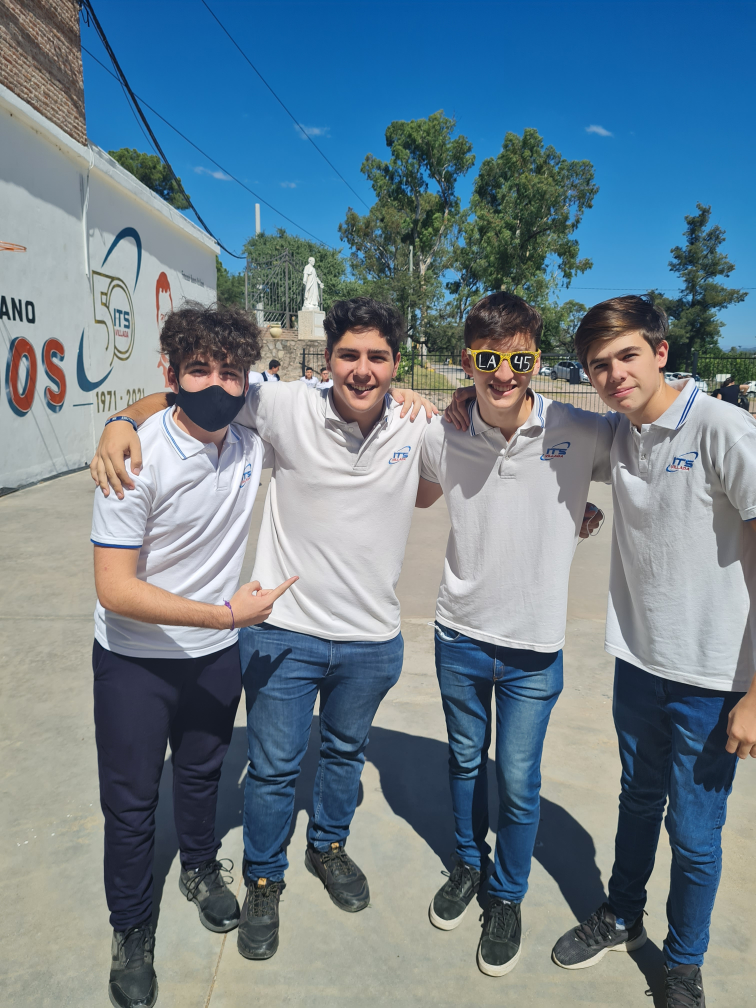
#> input picture src/pibes_1.jpg, 3024 x 4032 px (shown at 1/4 size)
$ python Face_detection.py
#> lines starting #> are read from the running program, lines starting #| are printed output that depends on the picture; after the words box and inside, x2 and y2 are one past the last pixel; in counts of white or black regions, pixels touching at a corner belong together
import cv2 as cv

# Carga la HAAR CASCADE de un rostro
face_cascade = cv.CascadeClassifier("haarcascade_frontalface_default.xml")

# Define las imagenes a inspeccionar
img1 = cv.imread("src/pibes_1.jpg")
#> img1 is the input picture: shape (4032, 3024, 3); mean B, G, R 141, 129.1, 110.1
img2 = cv.imread("src/pibes_2.jpg")
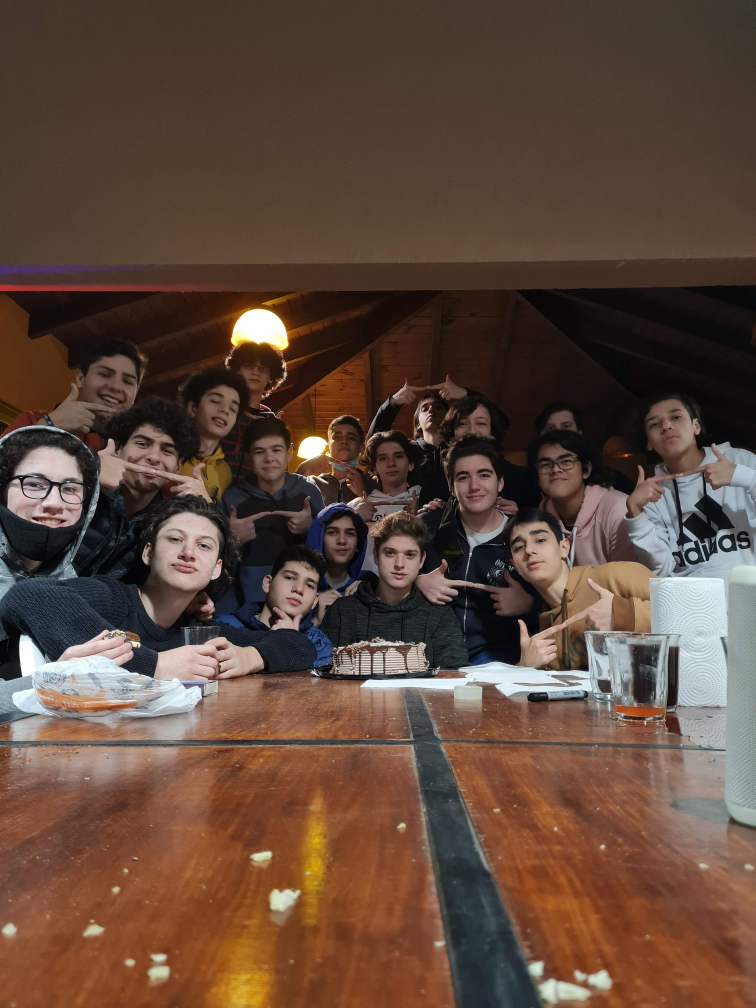
#> input picture src/pibes_2.jpg, 3024 x 4032 px (shown at 1/4 size)
#> img2 is the input picture: shape (4032, 3024, 3); mean B, G, R 59, 72, 95.2

# Tamaño de la imagen final
down_width = 756
down_height = 1008
down_points = (down_width, down_height)

# Achicamos las imagenes ya que sino no entra en la pantalla por su resolucion tan alta
resized_down_img1 = cv.resize(img1, down_points, interpolation=cv.INTER_LINEAR)
resized_down_img2 = cv.resize(img2, down_points, interpolation=cv.INTER_LINEAR)
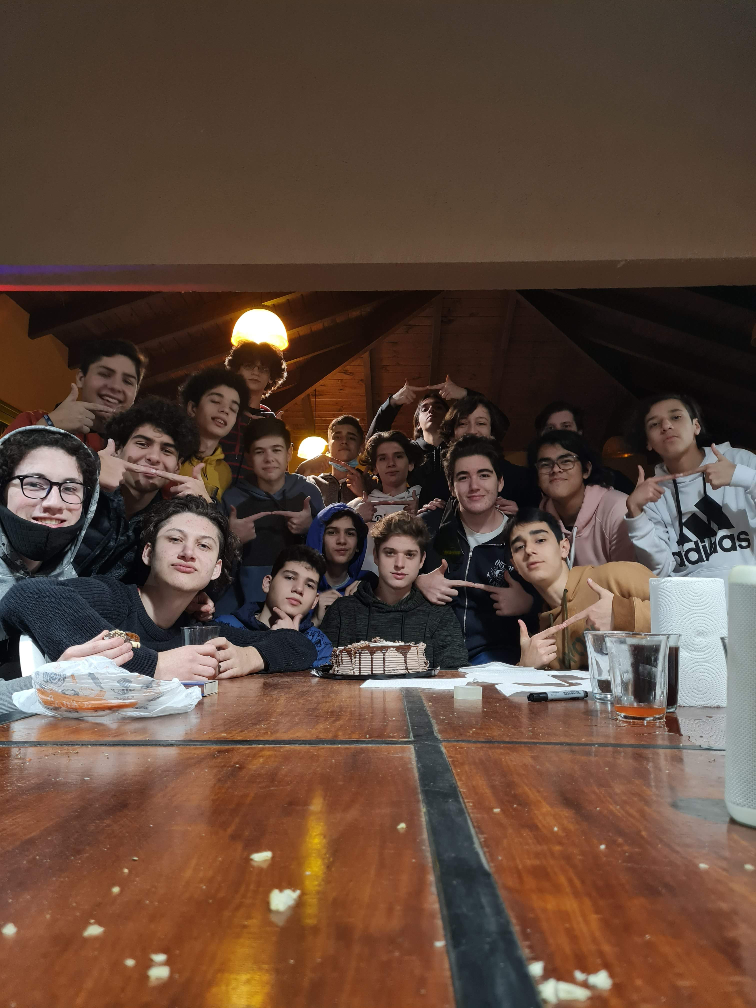
#> resized_down_img2: shape (1008, 756, 3); mean B, G, R 59.1, 72.1, 95.3

# Aplicamos un filtro de escala de grises para mejorar la efectividad
imgGray1 = cv.cvtColor(resized_down_img1, cv.COLOR_BGR2GRAY)
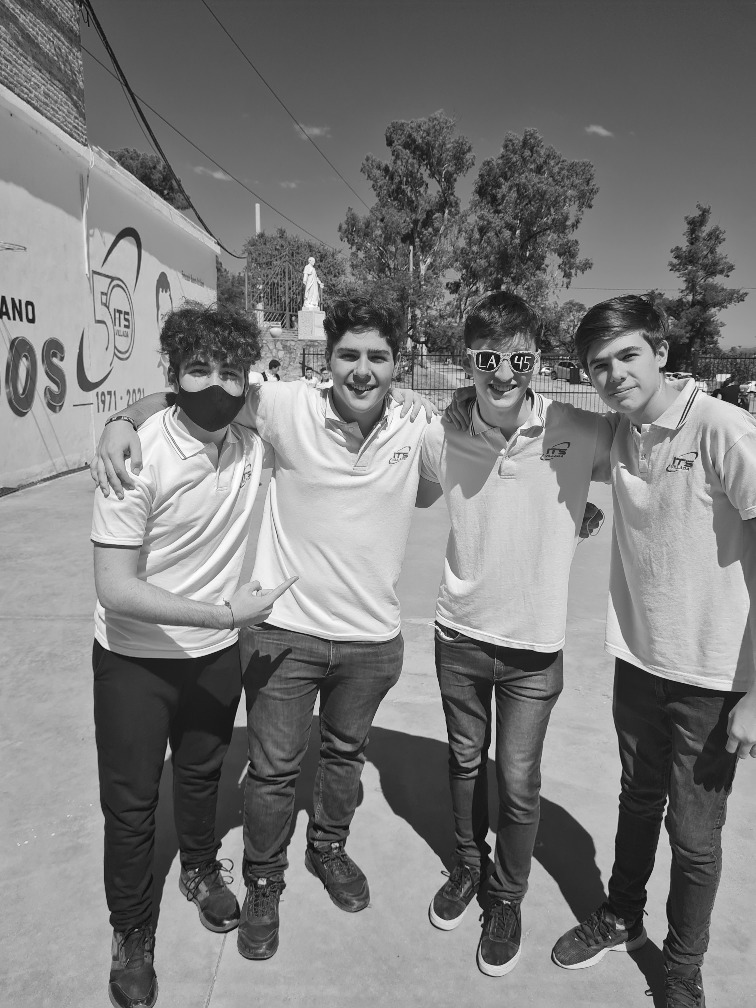
#> imgGray1: shape (1008, 756); min 9, max 255, mean 124.9
imgGray2 = cv.cvtColor(resized_down_img2, cv.COLOR_BGR2GRAY)
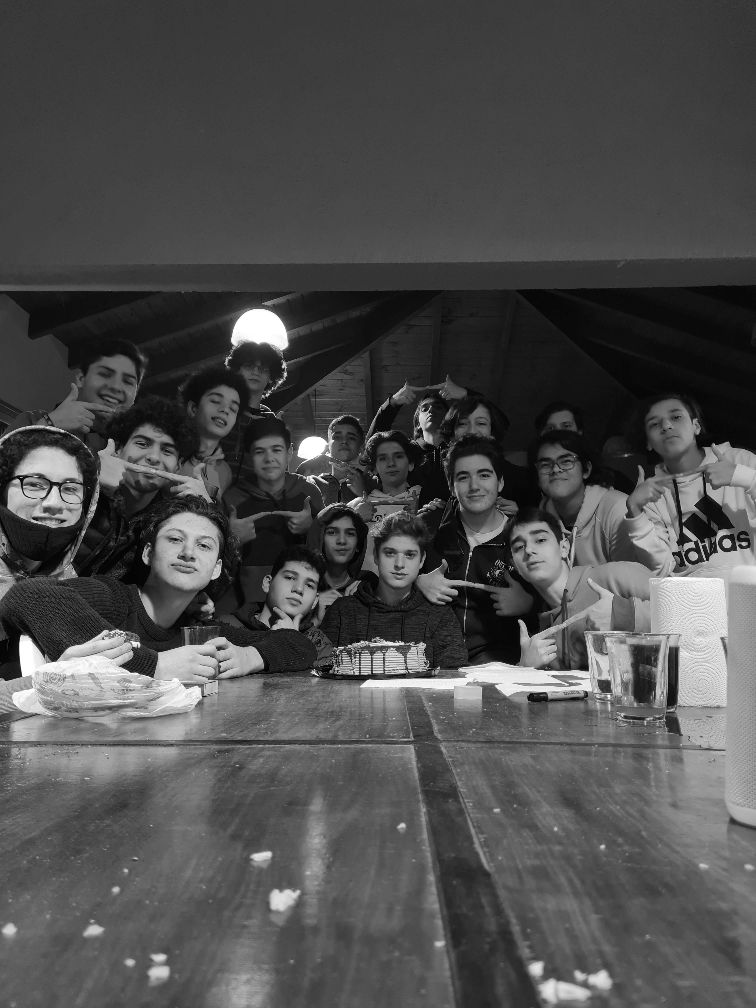
#> imgGray2: shape (1008, 756); min 0, max 255, mean 77.5

# Devuelve un rectangulo con coordenadas alrededor de los rostros detectados
faces1 = face_cascade.detectMultiScale(imgGray1, 1.1, 4)
#> faces1 = [[254, 700, 57, 57], [322, 325, 81, 81], [573, 326, 85, 85]]
faces2 = face_cascade.detectMultiScale(imgGray2, 1.1, 4)
#> faces2 = 15 rows, first 6: [370, 441, 43, 43], [319, 515, 46, 46], [245, 430, 51, 51], [372, 532, 56, 56], [196, 381, 53, 53], [638, 397, 58, 58]

# Dibuja los rectangulos arriba mencionados
for (x, y, w, h) in faces1:
    cv.rectangle(resized_down_img1, (x, y), (x + w, y + h), (255, 0, 0), 2)
#> this loop made 3 passes
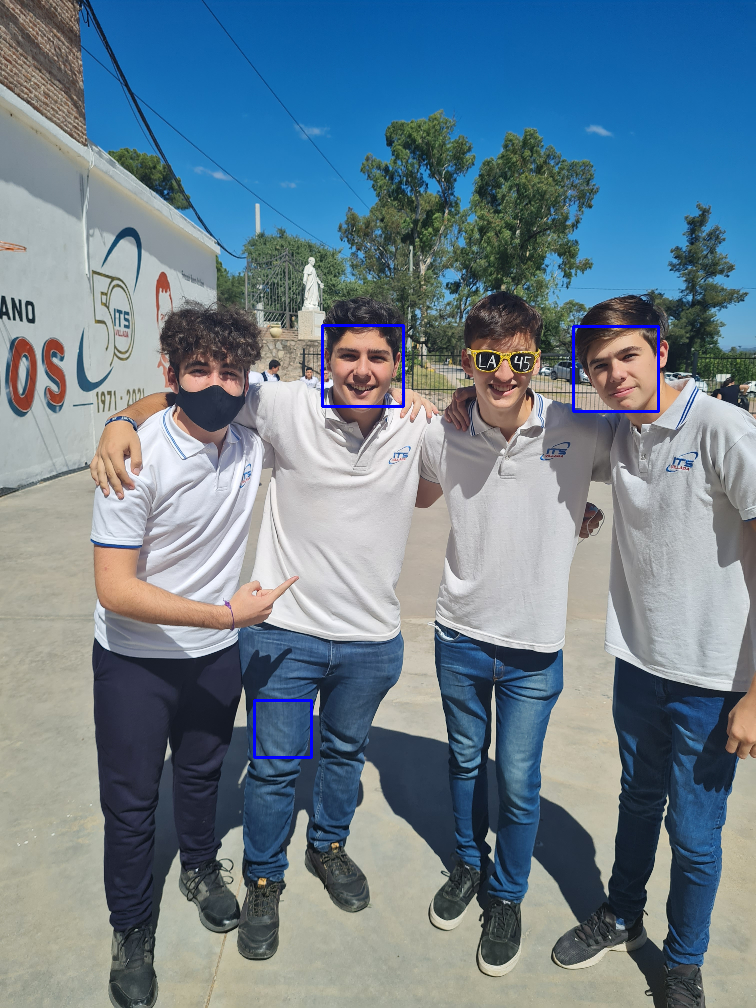
#> resized_down_img1: shape (1008, 756, 3); mean B, G, R 141.7, 128.9, 109.9

for (x, y, w, h) in faces2:
    cv.rectangle(resized_down_img2, (x, y), (x + w, y + h), (255, 0, 0), 2)
#> this loop made 15 passes
#> (x, y, w, h) on passes 1 to 12: (370, 441, 43, 43), (319, 515, 46, 46), (245, 430, 51, 51), (372, 532, 56, 56), (196, 381, 53, 53), (638, 397, 58, 58), (529, 440, 56, 56), (444, 452, 61, 61), (449, 405, 49, 49), (83, 351, 64, 64), (502, 518, 59, 59), (269, 558, 58, 58)
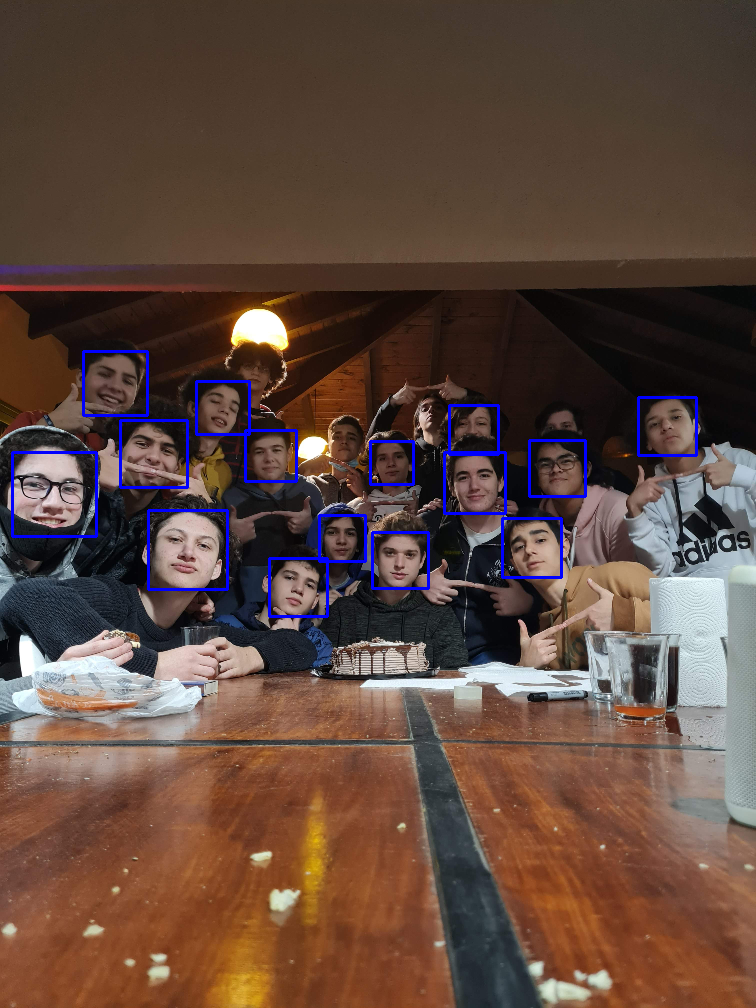
#> resized_down_img2: shape (1008, 756, 3); 1.37% of pixels changed, all inside (x1, y1, x2, y2) = (11, 350, 698, 618)

# Muestra las imagenes
cv.imshow("Image1", resized_down_img1)
cv.imshow("Image2", resized_down_img2)
cv.waitKey(0)
